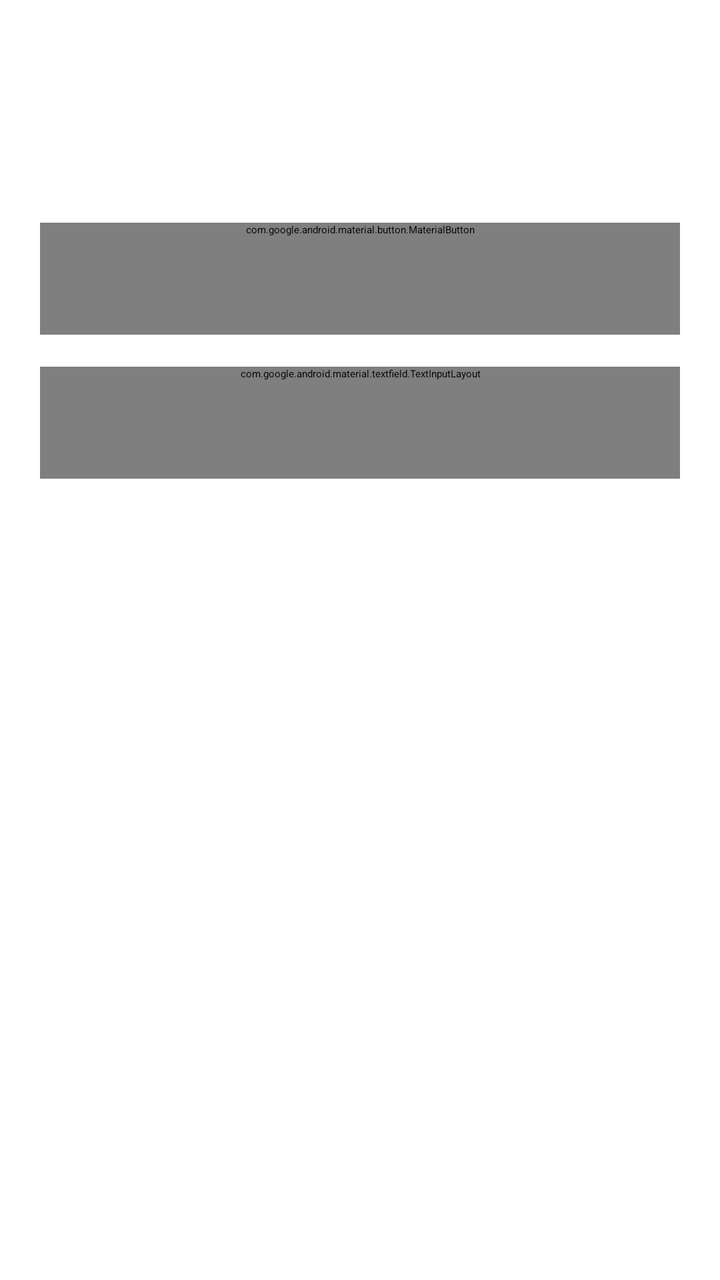
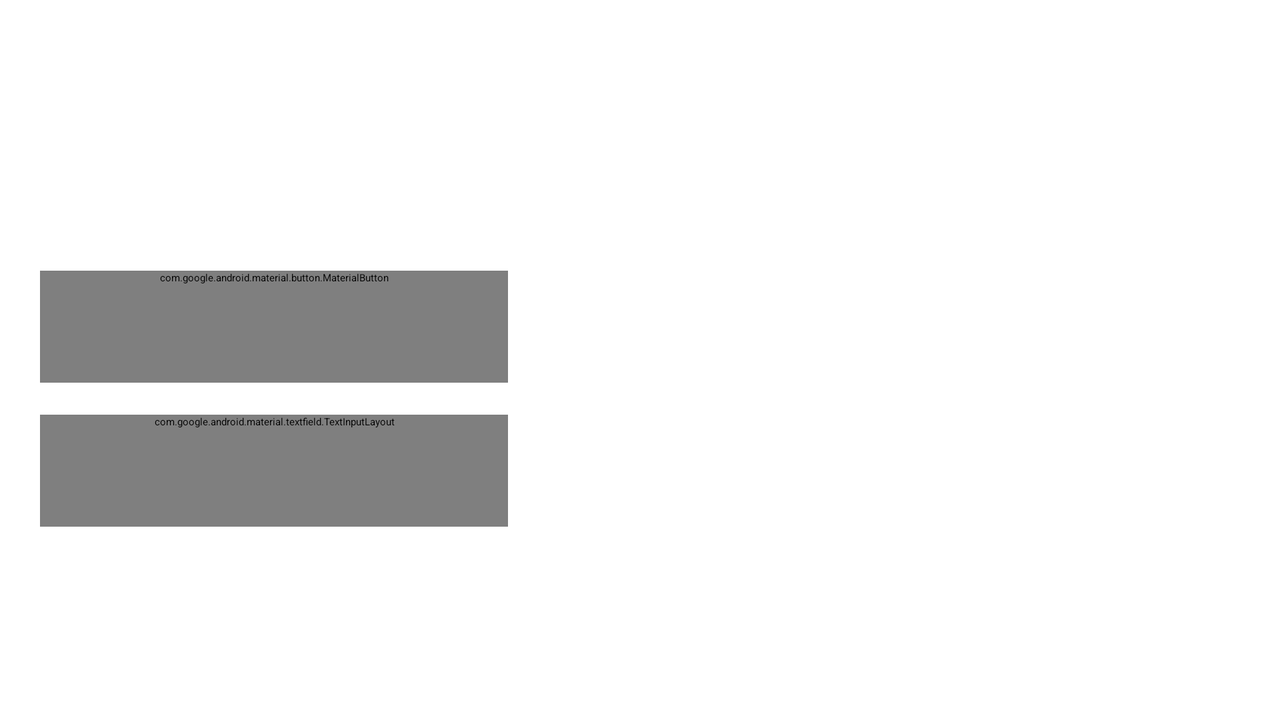

An Android layout and its configuration variant, each rendered on a device that would load it. The default file and the variant file are quoted in full after the pictures.
<!-- AndroidManifest.xml: application theme Theme.Tanken -->
<!-- res/layout/fragment_history.xml -->
<?xml version="1.0" encoding="utf-8"?>
<LinearLayout
        xmlns:android="http://schemas.android.com/apk/res/android"
    xmlns:app="http://schemas.android.com/apk/res-auto"
        android:id="@+id/root"
        android:layout_width="match_parent"
        android:layout_height="match_parent"
        android:orientation="vertical"
        android:padding="20dp">
  <com.google.android.material.textview.MaterialTextView
        android:id="@+id/intro"
        android:layout_width="match_parent"
        android:layout_height="wrap_content"
        android:text="@string/history_intro"
        android:textAppearance="@style/Tanken.Body"
        android:layout_marginBottom="12dp" />
  <com.google.android.material.textview.MaterialTextView
        android:id="@+id/storageError"
        android:layout_width="match_parent"
        android:layout_height="wrap_content"
        android:text="@string/schedule_loading"
        android:textAppearance="@style/Tanken.Body"
        android:layout_marginBottom="12dp" />
  <com.google.android.material.button.MaterialButton
        android:id="@+id/dates"
        style="@style/Tanken.Button"
        android:layout_width="match_parent"
        android:layout_height="wrap_content"
        android:text="@string/history_title"
        app:icon="@drawable/ic_ms_calendar_month"
        app:iconGravity="textStart"
        app:iconSize="20dp" />
  <com.google.android.material.textfield.TextInputLayout
        style="@style/Tanken.TextField.Dropdown"
        android:layout_width="match_parent"
        android:layout_height="wrap_content"
        android:hint="@string/history_type"
        app:startIconDrawable="@drawable/ic_ms_filter_alt">
    <com.google.android.material.textfield.MaterialAutoCompleteTextView
        android:id="@+id/type"
        android:layout_width="match_parent"
        android:layout_height="wrap_content"
        android:inputType="none"
        android:importantForAutofill="no" />
  </com.google.android.material.textfield.TextInputLayout>
  <com.google.android.material.textview.MaterialTextView
        android:id="@+id/empty"
        android:layout_width="match_parent"
        android:layout_height="wrap_content"
        android:text="@string/schedule_loading"
        android:textAppearance="@style/Tanken.Body"
        android:layout_marginBottom="12dp" />
  <androidx.recyclerview.widget.RecyclerView
        android:id="@+id/records"
        android:layout_width="match_parent"
        android:layout_height="0dp"
        android:layout_weight="1"
        android:clipToPadding="false" />
  <com.google.android.material.textview.MaterialTextView
        android:id="@+id/message"
        android:layout_width="match_parent"
        android:layout_height="wrap_content"
        android:text="@string/history_deleted"
        android:textAppearance="@style/Tanken.Body"
        android:layout_marginBottom="12dp" />
</LinearLayout>
<!-- resources referenced by this layout -->
<resources>
  <!-- drawable ic_ms_filter_alt (drawable) -->
  <?xml version="1.0" encoding="utf-8"?>
  <vector xmlns:android="http://schemas.android.com/apk/res/android"
      android:width="24dp" android:height="24dp"
      android:viewportWidth="960" android:viewportHeight="960">
      <group android:translateX="-0" android:translateY="960">
          <path android:fillColor="#FFFFFFFF" android:pathData="M440-160q-17 0-28.5-11.5T400-200v-240L168-736q-15-20-4.5-42t36.5-22h560q26 0 36.5 22t-4.5 42L560-440v240q0 17-11.5 28.5T520-160h-80Zm40-308 198-252H282l198 252Zm0 0Z" />
      </group>
  </vector>
  <string name="history_deleted">Registros eliminados</string>
  <string name="history_intro">Lecturas, avisos y comparaciones guardados en este teléfono.</string>
  <string name="history_title">Historial</string>
  <string name="history_type">Tipo de registro</string>
  <string name="schedule_loading">Cargando tu horario…</string>
  <style name="Tanken.Body" parent="TextAppearance.Material3.BodyLarge" />
  <style name="Tanken.Button" parent="Widget.Material3Expressive.Button">
          <item name="android:minHeight">56dp</item>
          <item name="android:layout_marginBottom">8dp</item>
      </style>
  <style name="Tanken.TextField.Dropdown" parent="Widget.Material3.TextInputLayout.OutlinedBox.ExposedDropdownMenu">
          <item name="shapeAppearanceOverlay">@style/ShapeAppearanceOverlay.Tanken.TextField</item>
          <item name="android:layout_marginTop">8dp</item>
          <item name="android:layout_marginBottom">16dp</item>
          <item name="android:minHeight">56dp</item>
      </style>
  <style name="Theme.Tanken" parent="Base.Theme.Tanken">
          <item name="textInputStyle">@style/Tanken.TextField</item>
      </style>
  <style name="ShapeAppearanceOverlay.Tanken.TextField" parent="">
          <item name="cornerFamily">rounded</item>
          <item name="cornerSize">28dp</item>
      </style>
  <style name="Base.Theme.Tanken" parent="Theme.Material3Expressive.DayNight.NoActionBar">
          <item name="colorPrimary">#006B63</item>
          <item name="colorOnPrimary">#FFFFFF</item>
          <item name="colorPrimaryContainer">#9CF2E6</item>
          <item name="colorOnPrimaryContainer">#00201D</item>
          <item name="colorSecondaryContainer">#CCE8E1</item>
          <item name="colorOnSecondaryContainer">#07201C</item>
      </style>
  <style name="Tanken.TextField" parent="Widget.Material3.TextInputLayout.OutlinedBox">
          <item name="shapeAppearanceOverlay">@style/ShapeAppearanceOverlay.Tanken.TextField</item>
          <item name="android:layout_marginTop">8dp</item>
          <item name="android:layout_marginBottom">16dp</item>
          <item name="android:minHeight">56dp</item>
      </style>
  <!-- some entries are left out for length -->
</resources>
<!-- res/layout-land/fragment_history.xml (the repository's variant of the layout above) -->
<!-- drawn on the phone turned sideways -->
<?xml version="1.0" encoding="utf-8"?>
<LinearLayout
        xmlns:android="http://schemas.android.com/apk/res/android"
    xmlns:app="http://schemas.android.com/apk/res-auto"
        android:id="@+id/root"
        android:layout_width="match_parent"
        android:layout_height="match_parent"
        android:orientation="horizontal"
        android:padding="20dp">
  <androidx.core.widget.NestedScrollView
        android:layout_width="0dp"
        android:layout_height="match_parent"
        android:layout_weight="1"
        android:fillViewport="true">
    <LinearLayout
        android:layout_width="match_parent"
        android:layout_height="wrap_content"
        android:orientation="vertical"
        android:paddingEnd="16dp"
        android:paddingStart="0dp">
      <com.google.android.material.textview.MaterialTextView
        android:id="@+id/intro"
        android:layout_width="match_parent"
        android:layout_height="wrap_content"
        android:text="@string/history_intro"
        android:textAppearance="@style/Tanken.Body"
        android:layout_marginBottom="12dp" />
      <com.google.android.material.textview.MaterialTextView
        android:id="@+id/storageError"
        android:layout_width="match_parent"
        android:layout_height="wrap_content"
        android:text="@string/schedule_loading"
        android:textAppearance="@style/Tanken.Body"
        android:layout_marginBottom="12dp" />
      <com.google.android.material.button.MaterialButton
        android:id="@+id/dates"
        style="@style/Tanken.Button"
        android:layout_width="match_parent"
        android:layout_height="wrap_content"
        android:text="@string/history_title"
        app:icon="@drawable/ic_ms_calendar_month"
        app:iconGravity="textStart"
        app:iconSize="20dp" />
      <com.google.android.material.textfield.TextInputLayout
        style="@style/Tanken.TextField.Dropdown"
        android:layout_width="match_parent"
        android:layout_height="wrap_content"
        android:hint="@string/history_type"
        app:startIconDrawable="@drawable/ic_ms_filter_alt">
        <com.google.android.material.textfield.MaterialAutoCompleteTextView
        android:id="@+id/type"
        android:layout_width="match_parent"
        android:layout_height="wrap_content"
        android:inputType="none"
        android:importantForAutofill="no" />
      </com.google.android.material.textfield.TextInputLayout>
      <com.google.android.material.textview.MaterialTextView
        android:id="@+id/empty"
        android:layout_width="match_parent"
        android:layout_height="wrap_content"
        android:text="@string/schedule_loading"
        android:textAppearance="@style/Tanken.Body"
        android:layout_marginBottom="12dp" />
      <com.google.android.material.textview.MaterialTextView
        android:id="@+id/message"
        android:layout_width="match_parent"
        android:layout_height="wrap_content"
        android:text="@string/history_deleted"
        android:textAppearance="@style/Tanken.Body"
        android:layout_marginBottom="12dp" />
    </LinearLayout>
  </androidx.core.widget.NestedScrollView>
  <androidx.recyclerview.widget.RecyclerView
        android:id="@+id/records"
        android:layout_width="0dp"
        android:layout_height="match_parent"
        android:layout_weight="1.4"
        android:clipToPadding="false" />
</LinearLayout>
